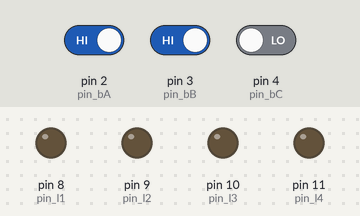
Bench run of a sketch on a simulated Arduino Uno, built with avr-gcc and run on an emulated ATmega328P. Parts: output pins drawn as LEDs (lit = HIGH). Inputs (shaded band) come from the test bench; at power-on: pin 4 (pin_bC) LOW, pin 2 (pin_bA) HIGH, pin 3 (pin_bB) HIGH.

Above: at 1.2 s.
1.3 s: pin 4 (pin_bC) driven HIGH
At 2.5 s:
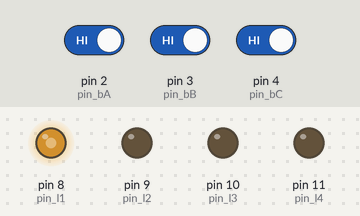
2.8 s: pin 2 (pin_bA) driven LOW
At 3.3 s:
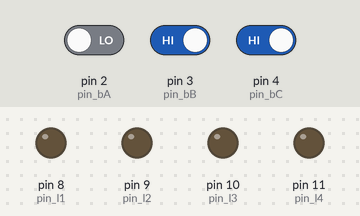
4.3 s: pin 2 (pin_bA) driven HIGH
At 4.9 s:
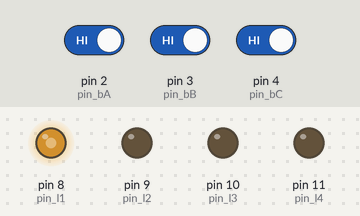
5.8 s: pin 3 (pin_bB) driven LOW
At 6.7 s:
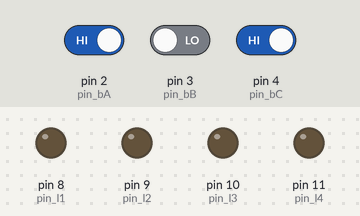
7.3 s: pin 3 (pin_bB) driven HIGH
At 8.4 s:
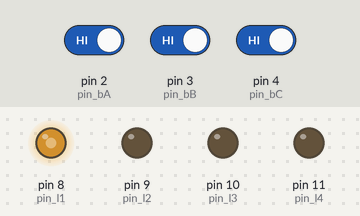
Timing chart, 0 to 9.8 s (numbered marks = the images above; inputs shaded):
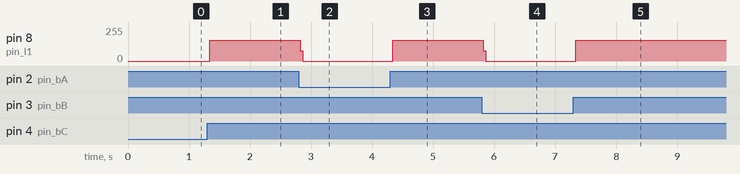

Measured:
- after the input at 1.3 s, pin 8 (pin_l1): 0/255 → 154/255 at once
- after the input at 2.8 s, pin 8 (pin_l1): 154/255 → 0/255 at once
- after the input at 4.3 s, pin 8 (pin_l1): 0/255 → 154/255 at once
- after the input at 5.8 s, pin 8 (pin_l1): 154/255 → 0/255 at once
- after the input at 7.3 s, pin 8 (pin_l1): 0/255 → 154/255 at once

The sketch:

ex4.ino
```cpp
#define pin_l1 8
#define pin_l2 9
#define pin_l3 10
#define pin_l4 11
#define pin_bA 2
#define pin_bB 3
#define pin_bC 4

void setup() {
  pinMode(pin_l1, OUTPUT);
  pinMode(pin_l2, OUTPUT);
  pinMode(pin_l3, OUTPUT);
  pinMode(pin_l4, OUTPUT);
  pinMode(pin_bA, INPUT);
  pinMode(pin_bB, INPUT);
  pinMode(pin_bC, INPUT);
  Serial.begin(9600);
}

void loop() {
  bool A = digitalRead(pin_bA);
  bool B = digitalRead(pin_bB);
  bool C = digitalRead(pin_bC);

  if ((A==0)&&(B==0)&&(C==1)) {
    digitalWrite(pin_l1, 1);
  } else {
    digitalWrite(pin_l1, 0);
  }


  if ((A==0)&&(B==1)&&(C==0)) {
    digitalWrite(pin_l1, 1);
  } else {
    digitalWrite(pin_l1, 0);
  }


  if ((A==1)&&(B==0)&&(C==0)) {
    digitalWrite(pin_l1, 1);
  } else {
    digitalWrite(pin_l1, 0);
  }


  if ((A==1)&&(B==1)&&(C==1)) {
    digitalWrite(pin_l1, 1);
  } else {
    digitalWrite(pin_l1, 0);
  }
}
```
